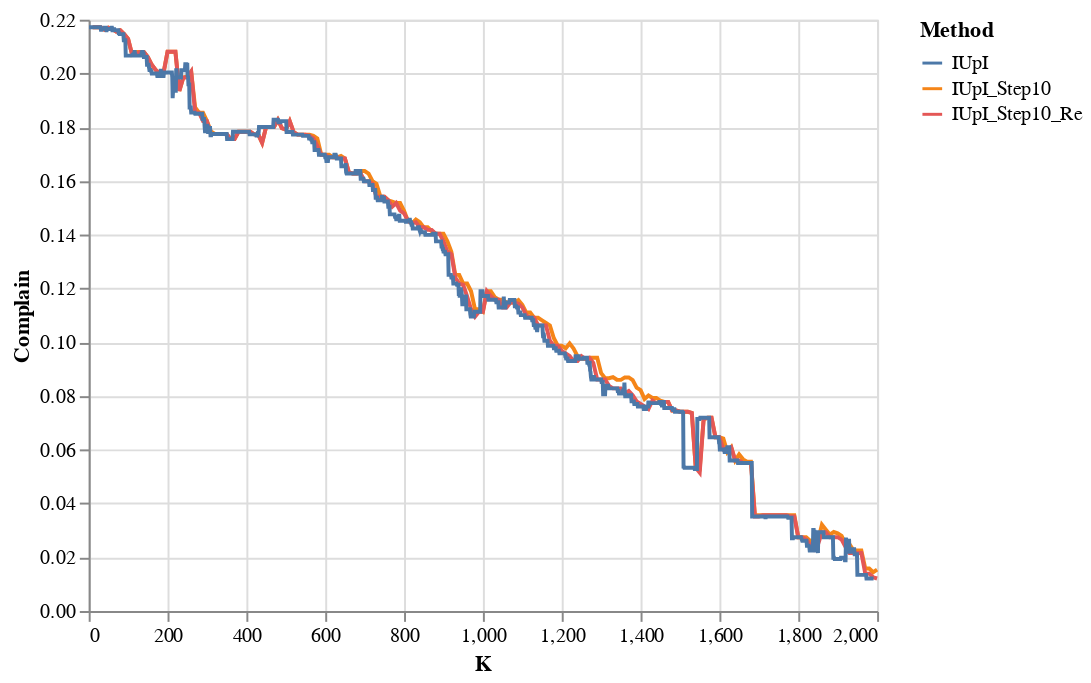

Notebook source saved alongside this figure:
### Code cell
# IUPI AC
from tqdm import tqdm
manager = ModelManager(proc.Xtrain, proc.ytrain, LogReg(proc, proc.ytrain.shape[1]))
manager.model.set_weights(manager0.model.get_weights())
manager.delta = tf.Variable(manager0.delta.value(), name="delta")
ranker = InfluenceRanker(manager=manager, on=proc.complain)
fixer = AutoFixer(manager, corrsel, K)
manager_check = ModelManager(proc.Xtrain, proc.ytrain, LogReg(proc, proc.ytrain.shape[1]))
manager_check.model.set_weights(manager0.model.get_weights())

AQs = []
weighted_f1 = []
AQs_re = []
weighted_f1_re = []
rank_time_iupi_s10 = 0
model_time_iupi_s10 = 0
positions = []
trainingKs = []
# delta = tf.Variable(manager0.delta.value(), name="delta")
pbar = tqdm(total=K)
n = proc.ytrain.shape[0]
while pbar.n < K:
    start = time.time()
    scores = rankit(ranker)
    ranks = tf.argsort(-scores)

    indices = manager.to_original_index(ranks)
    i2 = np.empty(n)
    i2[:] = np.nan
    i2[indices] = np.arange(len(indices)) + 1
    positions.append(i2)

    if len(positions) > 1:
        topidx = tf.argsort(positions[-1])[:10]
        chs = (positions[-1] - positions[-2])[topidx.numpy()]
        need_train = (chs < -500).sum() > 3
    else:
        need_train = True

#     manager = ModelManager(proc.Xtrain, proc.ytrain, LogReg(proc, proc.ytrain.shape[1]))
#     manager.model.set_weights(manager0.model.get_weights())  # clear
#     manager.delta = tf.Variable(manager0.delta.value(), name="delta")  # clear
    if need_train:
        trainingKs.append(pbar.n)
#         manager.delta = tf.Variable(delta, name="delta") # reassign
#         fixer.manager = manager
        fixit(fixer, scores, step_size)
        middle = time.time()
        train(manager)
        end = time.time()
#         delta = manager.delta.value()  # store
#         ranker = InfluenceRanker(manager=manager, on=proc.complain)
        pbar.update(10)
    else:
#         print(fixer.deletions.numpy().tolist()[:pbar.n] + ranks[:step_size].numpy().tolist())
#         change_model(manager, fixer.deletions.numpy().tolist()[:pbar.n] + ranks[:step_size].numpy().tolist())  # update
#         manager.delta = tf.Variable(delta, name="delta") # reassign
        middle = time.time()
        change_model(manager, ranks[:step_size])
        end = time.time()
#         fixer.manager = manager
        fixit(fixer, scores, step_size)  # update delta
#         delta = manager.delta.value()  # store
#         ranker = InfluenceRanker(manager=manager, on=proc.complain)
        pbar.update(10)
    
    rank_time_iupi_s10 += middle - start
    model_time_iupi_s10 += end - middle
    
    manager_check.delta = tf.Variable(manager.delta.value(), name="delta")
    manager_check.fit()
    _, AQ, _, _ = proc.complain(manager_check)
    f1 = f1_score(tf.argmax(proc.ytest, axis=1).numpy(), manager_check.predict(proc.Xtest).numpy(), average='weighted')
    AQs_re.append(float(AQ))
    weighted_f1_re.append(f1)
    _, AQ, _, _ = proc.complain(manager)
    f1 = f1_score(tf.argmax(proc.ytest, axis=1).numpy(), manager.predict(proc.Xtest).numpy(), average='weighted')
    AQs.append(float(AQ))
    weighted_f1.append(f1)

print("Rank_time:", rank_time_iupi_s10)
print("Model_time:", model_time_iupi_s10)

df_iupi_s10_re = pd.DataFrame({
    "Complain": np.array(AQs_re),
    "F1": np.array(weighted_f1_re),
    "K": (np.arange(len(AQs_re)) + 1) * 10,
    "Method": np.repeat("IUpI_Step10_Re", len(AQs_re)),
})
df_iupi_s10 = pd.DataFrame({
    "Complain": np.array(AQs),
    "F1": np.array(weighted_f1),
    "K": (np.arange(len(AQs)) + 1) * 10,
    "Method": np.repeat("IUpI_Step10", len(AQs)),
})
alt.Chart(pd.concat([df_iupi_s10, df_iupi_s10_re, df_iupi])).mark_line().encode(
    x = "K",
    y = "Complain",
    color = "Method"
)

### Figure 1 — Vega-Lite specification as saved in the notebook (floating-point values rounded to 4 significant figures; data arrays with more than 128 entries replaced by an {"elided": "..."} marker saying what was removed)
{"config": {"view": {"continuousWidth": 400, "continuousHeight": 300}}, "data": {"name": "data-f9f6e695b0163a0e1809dd6910c7296b"}, "mark": "line", "encoding": {"color": {"type": "nominal", "field": "Method"}, "x": {"type": "quantitative", "field": "K"}, "y": {"type": "quantitative", "field": "Complain"}}, "$schema": "https://vega.github.io/schema/vega-lite/v4.8.1.json", "datasets": {"data-f9f6e695b0163a0e1809dd6910c7296b": {"elided": "2391 records"}}}
